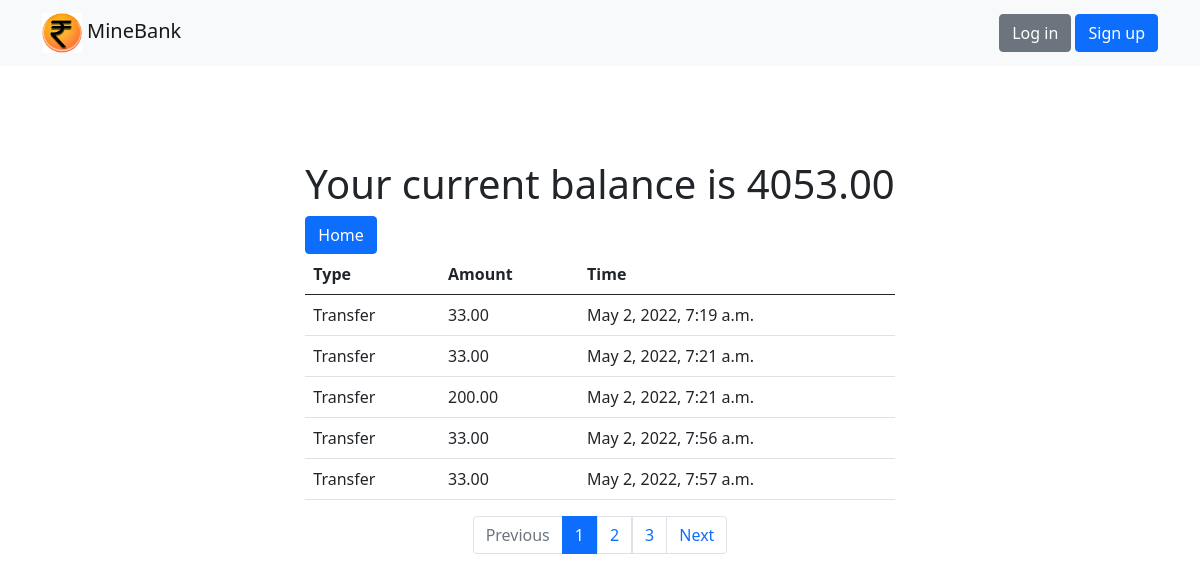
The page /accounts/statement/5/ on the database as committed earlier.
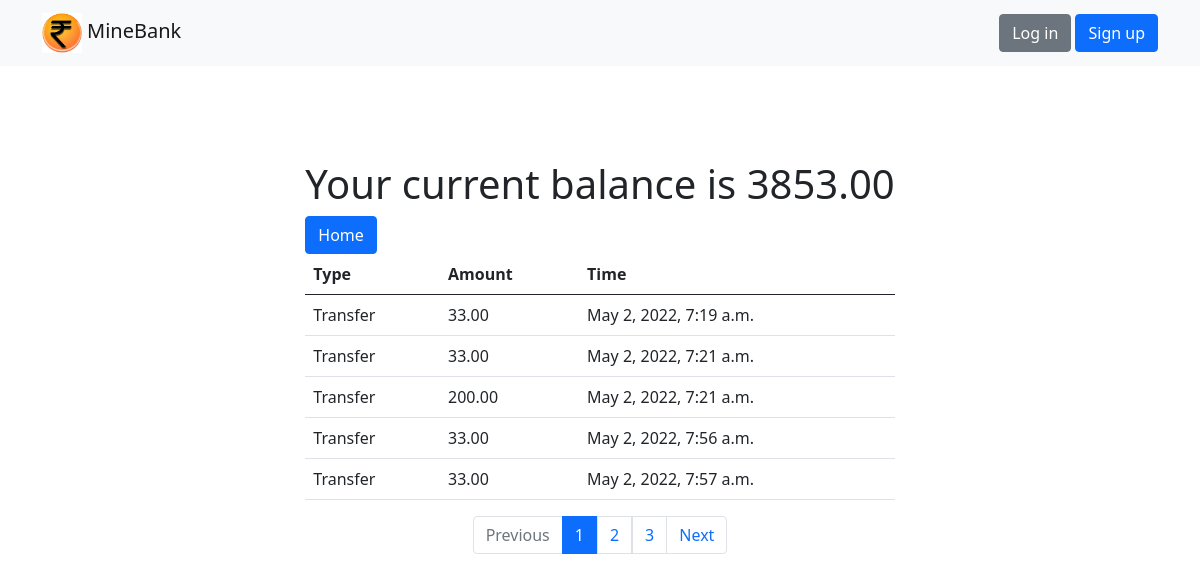
The same page on the database as committed later.
### branch/models.py (models this page shows, shortened)
class Account(models.Model):
    name = models.CharField(max_length=30, unique=True, default='')
    balance=models.DecimalField( max_digits=12, decimal_places=2)
    customer=models.ForeignKey(Customer, on_delete=models.CASCADE)
    timestamp = models.DateTimeField(auto_now_add = True)

### branch/views.py (the view)
# urls.py: path('accounts/statement/<int:pk>/',views.statement,name='statement'),
def statement(request,pk):
    account = get_object_or_404(Account, pk=pk)
    if request.method == 'GET':
        transactions = Transaction.objects.filter(account=account).order_by('timestamp')
        page = request.GET.get('page', 1)
        paginator = Paginator(transactions, per_page=5)
        try:
            accounts = paginator.page(page)
        except PageNotAnInteger:
            accounts = paginator.page(1)
        except EmptyPage:
            accounts = paginator.page(paginator.num_pages)
        return render(request, 'statement.html', { 'account':account, 'accounts':accounts})

### templates/statement.html
{% extends 'base.html' %}
{% block content %}
<div class="" style="height:20vh">
</div>
<div class="container d-flex justify-content-center">
  <form class="" action="" method="post">
<h1>Your current balance is {{account.balance}}</h1>
<a href = "{% url 'home'%}" class="btn btn-primary" type="submit" name="button">Home</a>
    <table class="table">
      <thead>
        <tr>
          <th scope="col">Type</th>
          <th scope="col">Amount</th>
          <th scope="col">Time</th>
        </tr>
      </thead>
      <tbody>
          {% for transaction in accounts%}
        <tr>
          <td class="{% if transaction.type == 'Withdrawal'%} text-danger {%endif%}"> {{transaction.type}}</td>
          <td class="{% if transaction.type == 'Withdrawal'%} text-danger {%endif%}">{{transaction.amount}}</td>
          <td>{{transaction.timestamp}}</td>
        </tr>
        {% endfor %}
      </tbody>
    </table>
  </form>
</div>
{% include 'includes/pagination.html'%}
{% endblock %}

Rows that differ between the two databases and show on the page:
changed Account: balance "4053.00" → "3853.00"
